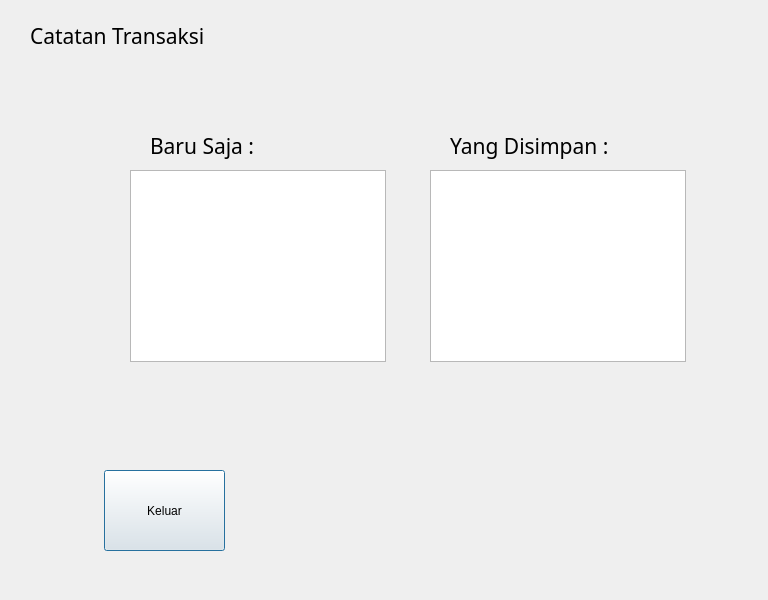
<?xml version="1.0" encoding="UTF-8"?>
<ui version="4.0">
 <class>Dialog</class>
 <widget class="QDialog" name="Dialog">
  <property name="geometry">
   <rect>
    <x>0</x>
    <y>0</y>
    <width>768</width>
    <height>600</height>
   </rect>
  </property>
  <property name="windowTitle">
   <string>Dialog</string>
  </property>
  <widget class="QLabel" name="label">
   <property name="geometry">
    <rect>
     <x>150</x>
     <y>130</y>
     <width>131</width>
     <height>31</height>
    </rect>
   </property>
   <property name="font">
    <font>
     <family>MS Reference Sans Serif</family>
     <pointsize>16</pointsize>
    </font>
   </property>
   <property name="text">
    <string>Baru Saja :</string>
   </property>
  </widget>
  <widget class="QTextBrowser" name="textBrowser">
   <property name="geometry">
    <rect>
     <x>130</x>
     <y>170</y>
     <width>256</width>
     <height>192</height>
    </rect>
   </property>
  </widget>
  <widget class="QLabel" name="label_2">
   <property name="geometry">
    <rect>
     <x>450</x>
     <y>130</y>
     <width>191</width>
     <height>31</height>
    </rect>
   </property>
   <property name="font">
    <font>
     <family>MS Reference Sans Serif</family>
     <pointsize>16</pointsize>
    </font>
   </property>
   <property name="text">
    <string>Yang Disimpan :</string>
   </property>
  </widget>
  <widget class="QTextBrowser" name="textBrowser_2">
   <property name="geometry">
    <rect>
     <x>430</x>
     <y>170</y>
     <width>256</width>
     <height>192</height>
    </rect>
   </property>
  </widget>
  <widget class="QLabel" name="label_3">
   <property name="geometry">
    <rect>
     <x>30</x>
     <y>20</y>
     <width>191</width>
     <height>31</height>
    </rect>
   </property>
   <property name="font">
    <font>
     <family>MS Reference Sans Serif</family>
     <pointsize>16</pointsize>
    </font>
   </property>
   <property name="text">
    <string>Catatan Transaksi</string>
   </property>
  </widget>
  <widget class="QPushButton" name="pushButton">
   <property name="geometry">
    <rect>
     <x>104</x>
     <y>470</y>
     <width>121</width>
     <height>81</height>
    </rect>
   </property>
   <property name="text">
    <string>Keluar</string>
   </property>
  </widget>
 </widget>
 <resources/>
 <connections/>
</ui>
